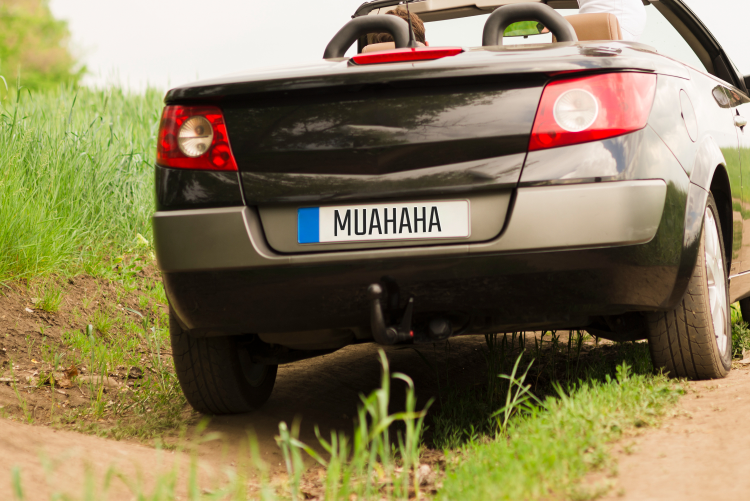
#> input picture data/sample_images/test.jpg, 1500 x 1001 px (shown at 1/2 size)
$ python -i plate_detector.py   (imports and definitions only)
#> lines starting #> are read from the running program, lines starting #| are printed output that depends on the picture; after the words box and inside, x2 and y2 are one past the last pixel; in counts of white or black regions, pixels touching at a corner belong together
#> further down, picture is the input picture: shape (1001, 1500, 3); mean B, G, R 88.2, 122.6, 134.9
import cv2
import numpy as np
from typing import List, Tuple, Optional
import os

class PlateDetector:
    def __init__(self, debug_mode: bool = True):
        # Initialize parameters for plate detection
        self.debug_mode = debug_mode

        self.min_plate_area = 1000
        self.max_plate_area = 15000
        self.min_aspect_ratio = 2.0  # License plates are typically rectangular
        self.max_aspect_ratio = 5.0

        # new parameters for enhanced plate detection
        self.clahe = cv2.createCLAHE(clipLimit=2.0, tileGridSize=(8, 8))
        self.plate_min_width = 60
        self.plate_min_height = 20
        self.confidence_threshold = 0.5 # minimum confidence score for a plate
        self.angle_threshold = 10 # tolerance for plate angle

    def preprocess_image(self, image: np.ndarray) -> np.ndarray:
        """
        Preprocess the image for plate detection.
        Args:
            image: Input BGR image
        Returns:
            Preprocessed binary image
        """

        # Convert the image to grayscale
        gray = cv2.cvtColor(image, cv2.COLOR_BGR2GRAY)
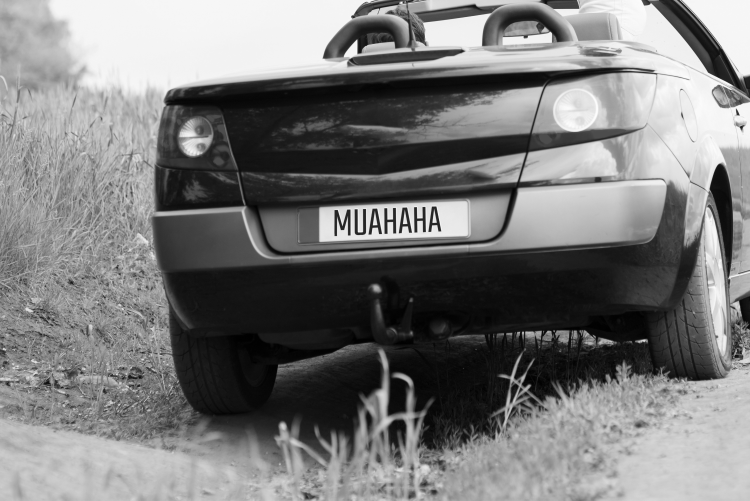
#> gray: shape (1001, 1500) (shown at 1/2 size); min 0, max 253, mean 122.4

        # Apply CLAHE to enhance the contrast
        enhanced = self.clahe.apply(gray)
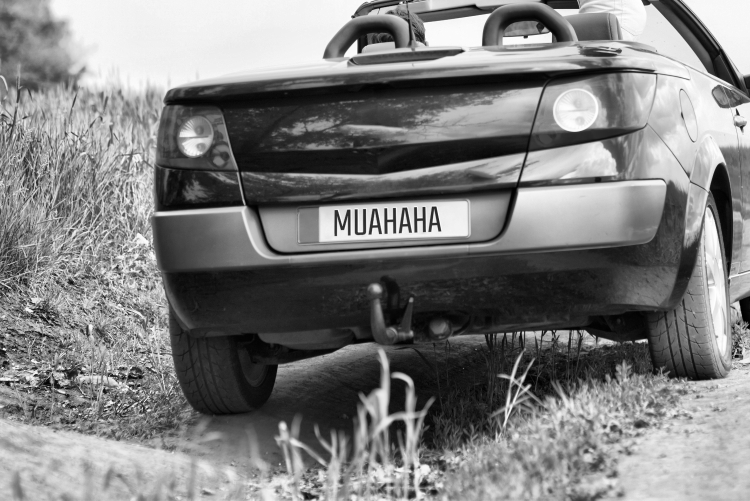
#> enhanced: shape (1001, 1500) (shown at 1/2 size); min 0, max 255, mean 126.7

        # Apply bilateral filter to reduce noise while keeping edges sharp
        denoised = cv2.bilateralFilter(gray, 11, 17, 17)

        # Edge detection using Canny
        # Dynamic edge detection using Otsu's method
        high_thresh, _ = cv2.threshold(denoised, 0, 255, cv2.THRESH_BINARY + cv2.THRESH_OTSU)
#> high_thresh = 111
        low_thresh = 0.5 * high_thresh
#> low_thresh = 55.5
        edges = cv2.Canny(denoised, low_thresh, high_thresh)
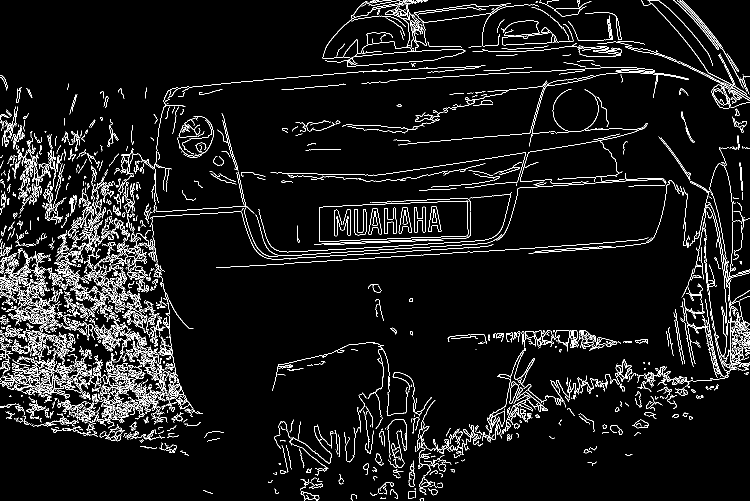
#> edges: shape (1001, 1500) (shown at 1/2 size); 6% white in thin lines or dots

        # Morphological operations to connect nearby edges
        kernel = np.ones((3,3), np.uint8)
        edges = cv2.dilate(edges, kernel, iterations=1)
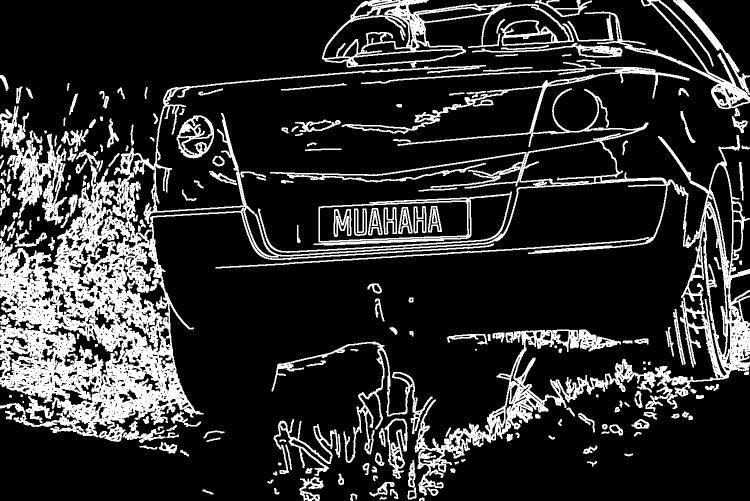
#> edges: shape (1001, 1500) (shown at 1/2 size); 18.4% white; 221 white regions (4 under 20 px)

        if self.debug_mode:
            cv2.imshow('Gray', gray)
            cv2.imshow('Enhanced', enhanced)
            cv2.imshow('Denoised', denoised)
            cv2.imshow('Edges', edges)
            cv2.waitKey(0)

        return edges

    def find_plate_candidates(self, edges: np.ndarray, original_image: np.ndarray) -> List[np.ndarray]:
        """
        Enhanced plate candidate detection with confidence scoring.
        Args:
            edges: Preprocessed edge image
            original_image: Original BGR image
        Returns:
            List of tuples containing (contour, confidence_score)
        """
        # Find contours in the image
        contours, _ = cv2.findContours(edges,
                                        cv2.RETR_EXTERNAL,
                                        cv2.CHAIN_APPROX_SIMPLE)
#> contours = 199 contours, 11 with area under 20; largest, box (x1, y1, x2, y2) and area: (0, 124, 1500, 991) 240026, (644, 0, 1148, 135) 31973, (516, 383, 1024, 506) 26278, (0, 212, 134, 450) 10828, (1169, 0, 1500, 218) 9278

        plate_candidates = []

        for contour in contours:
            area = cv2.contourArea(contour)

            # Filter out small and large contours
            if area < self.min_plate_area or area > self.max_plate_area:
                continue

            # Get minimum area rectangle
            rect = cv2.minAreaRect(contour)
            (x, y), (w, h), angle = rect

            # Aspect ratio filtering
            aspect_ratio = max(w, h) / min(w, h)
            if aspect_ratio < self.min_aspect_ratio or aspect_ratio > self.max_aspect_ratio:
                continue

            # check angle
            adjusted_angle = abs(angle) if abs(angle) < 45 else 90 - abs(angle)
            if adjusted_angle > self.angle_threshold:
                continue

            # Confidence score calculation
            confidence = self._calculate_confidence(original_image, contour, rect)

            if confidence > self.confidence_threshold:
                plate_candidates.append(contour, confidence)
#> this loop made 198 passes
#> area on passes 1 to 3: 35.5, 39.5, 80
#> after the loop, plate_candidates = []

        # sort by confidence score
        plate_candidates.sort(key=lambda x: x[1], reverse=True)
        return plate_candidates

    def _calculate_confidence(self, image: np.ndarray, contour: np.ndarray, rect: tuple) -> float:
        """
        Calculate the confidence score of a plate candidate.
        Args:
            image: Original BGR image
            contour: Contour of the plate candidate
            rect: Minimum area rectangle of the contour
        Returns:
            Confidence score
        """
        # Extract the plate region
        warped = self._warp_plate_region(image, contour, rect)
        if warped is None:
            return 0.0

        # Convert to grayscale if needed
        if len(warped.shape) == 3:
            warped = cv2.cvtColor(warped, cv2.COLOR_BGR2GRAY)

        # # Calculate various metrics
        # (_, width) = rect
        # height = min(rect[1])

        # Aspect ratio score
        width, height = rect[1]
        aspect_ratio = max(width, height) / min(width, height)
        aspect_score = max(0, min(1, 1 - abs(aspect_ratio - 3.5) / 2))

        # Variance score (text presence)
        variance = np.var(warped) / 10000
        variance_score = min(1.0, variance)

        # Edge density score
        edges = cv2.Canny(warped, 100, 200)
        edge_density = np.sum(edges) / (warped.size * 255)
        edge_score = min(1.0, edge_density * 5)

        # Combined confidence score
        confidence = (aspect_score + variance_score + edge_score) / 3
        return confidence

    def _warp_plate_region(self, image: np.ndarray, contour: np.ndarray, rect: tuple) -> Optional[np.ndarray]:
        """
        Warp the plate region based on the contour and rectangle.
        Args:
            image: Original BGR image
            contour: Contour of the plate candidate
            rect: Minimum area rectangle of the contour
        Returns:
            Warped plate region or None if warping fails
        """
        try:
            box = cv2.boxPoints(rect)
            box = np.int0(box)

            # Get width and height of the rectangle
            width = int(rect[1][0])
            height = int(rect[1][1])

            # Ensure width is greater than height
            if height > width:
                width, height = height, width

            # Source points
            src_pts = box.astype("float32")

            # Destination points
            dst_pts = np.array([[0, height-1],
                               [0, 0],
                               [width-1, 0],
                               [width-1, height-1]], dtype="float32")

            # Apply perspective transformation
            matrix = cv2.getPerspectiveTransform(src_pts, dst_pts)
            warped = cv2.warpPerspective(image, matrix, (width, height))

            return warped
        except:
            return None

    # def extract_plate_regions(self, contours: List[np.ndarray], image: np.ndarray) -> List[np.ndarray]:
        """
        Extract the plate regions from the image based on contours.
        Args:
            image: Original image
            contours: List of plate candidate contours
        Returns:
            List of extracted plate images
        """

        plate_regions = []

        for contour in contours:
            # Get minimum area rectangle
            rect = cv2.minAreaRect(contour)
            box = cv2.boxPoints(rect)
            box = np.int0(box)

            # Get width and height of the rectangle
            width = int(rect[1][0])
            height = int(rect[1][1])

            # Handle the case where width and height might be swapped
            if width < height:
                width, height = height, width

            # Source points for perspective transformation
            src_pts = box.astype("float32")

            # Destination points for a straight rectangle
            dest_pts = np.array([[0, height - 1],
                                  [0, 0],
                                  [width - 1, 0],
                                  [width - 1, height - 1]], dtype="float32")

            # Calculate perspective transform matrix
            M = cv2.getPerspectiveTransform(src_pts, dest_pts)

            # Warp the image (gives a straight plate image)
            warped = cv2.warpPerspective(image, M, (width, height))

            plate_regions.append(warped)

            if self.debug_mode:
                cv2.imshow('Warped', warped)
                cv2.waitKey(0)

        return plate_regions

    def detect_plates(self, image: np.ndarray) -> List[np.ndarray]:
        """
        Detect license plates in the input image.
        Args:
            image: Input BGR image
        Returns:
            List of extracted plate images (plate_image, confidence score)
        """
        # --- clear pipeline of operations ---
        # Preprocess the image
        edges = self.preprocess_image(image)

        # Find potential plate regions
        plate_candidates = self.find_plate_candidates(edges, image)

        # Extract and return plate regions with their confidence scores
        results = []
        for contour, confidence in plate_candidates:
            rect = cv2.minAreaRect(contour)
            warped = self._warp_plate_region(image, contour, rect)
            if warped is not None:
                results.append((warped, confidence))

        return results

>>> import cv2
>>> picture = cv2.imread('../../data/sample_images/test.jpg')
#> (the run stopped early here; a loop or call above may not have finished)
